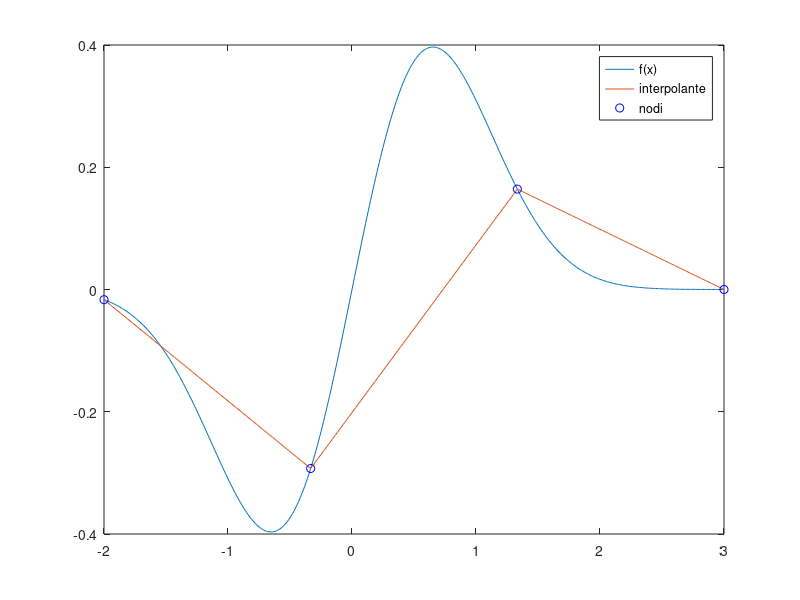
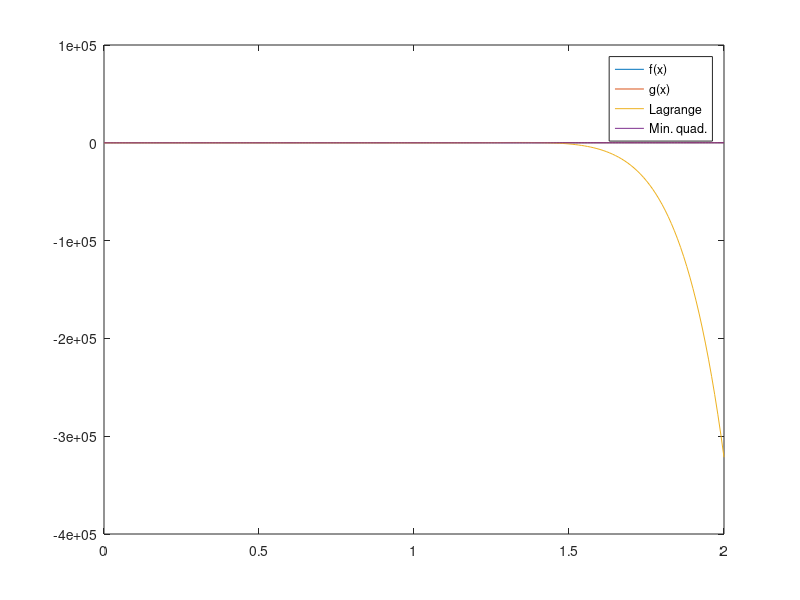

Recreate these plots in MATLAB, in order. (Note: this script raises an error after producing the figures.)
%% Es. 5

clear
close all
clc

f = @(x) exp(-x.^2) .* sin(x);

a = -2;
b = 3;

xDis = a:0.01:b;
fDis = f(xDis);

plot(xDis, fDis)

n = 3;
h = (b - a)/n;

xNodi = a:h:b;
fNodi = f(xNodi);

PDis = interp1(xNodi, fNodi, xDis);

hold on
plot(xDis, PDis)
plot(xNodi, fNodi, 'bo')
legend('f(x)', 'interpolante', 'nodi')

err = max(abs(fDis - PDis)); % 0.4379

H = [];
err = [];

for n = 2.^(2:7)
    h = (b - a)/n;
    H = [H h];
    xNodi = a:h:b;
    fNodi = f(xNodi);
    PDis = interp1(xNodi, fNodi, xDis);
    err = [err, max(abs(fDis - PDis))];
end

figure
loglog(H, err, H, H, H, H.^2)
legend('err', 'H', 'H^2')

%% Es. 7

clear
close all
clc

g = @(x) 10 * x.^2; % Segnale fisico
f = @(x) g(x) + 2 * rand(size(x)) - 1; % Rilevazione dello strumento

a = 0;
b = 1;

n = 9;
xNodi = linspace(a, b, n + 1);
fNodi = f(xNodi);

xDis = a:0.01:b;
gDis = g(xDis);
fDis = f(xDis);

PL = polyfit(xNodi, fNodi, n);
PLDis = polyval(PL, xDis);

Pmq = polyfit(xNodi, fNodi, 2);
PmqDis = polyval(Pmq, xDis);

plot(xDis, fDis, xDis, gDis, xDis, PLDis, xDis, PmqDis)
legend('f(x)', 'g(x)', 'Lagrange', 'Min. quad.')

%

xDis = a:0.01:2;
gDis = g(xDis);
fDis = f(xDis);

PL = polyfit(xNodi, fNodi, n);
PLDis = polyval(PL, xDis);

Pmq = polyfit(xNodi, fNodi, 2);
PmqDis = polyval(Pmq, xDis);

plot(xDis, fDis, xDis, gDis, xDis, PLDis, xDis, PmqDis)
legend('f(x)', 'g(x)', 'Lagrange', 'Min. quad.')

%% Es. 8

clear
close all
clc

% Funzione Gauss-Newton
% [w_vect, it] = gauss_newton(x, y, r_fun, J_fun, w0, toll, nmax)

U = 1;
A = 20; % valori esatti da testo, da stimare

d = 1;
a = 0.8;

f = @(x, w) (d * w(1) / a) * exp(- w(2) * (x/a).^2);
r = @(x, y, w) y - f(x, w);
J = @(x, y, w) [-(d/a) * exp(-w(2) * (x/a).^2), (d * w(1) / a) * exp(-w(2) * (x/a).^2).*(x/a).^2];

x = linspace(-0.5, 0.5, 50)';
w_true = [U A]';
y = f(x, w_true);

w0 = [2 2]';
toll = 1e-6;
nmax = 1e3;

[w_vect, it] = gauss_newton(x, y, r, J, w0, toll, nmax);
w_vect(:, end)

plot(x, y, 'o', x, f(x, w_vect(:, end)))

%

y_noise = y + 3e-2*randn(size(x));
[w_vect, it] = gauss_newton(x, y_noise, r, J, w0, toll, nmax)
figure
plot(x, y_noise, 'o', x, f(x, w_vect(:, end)))